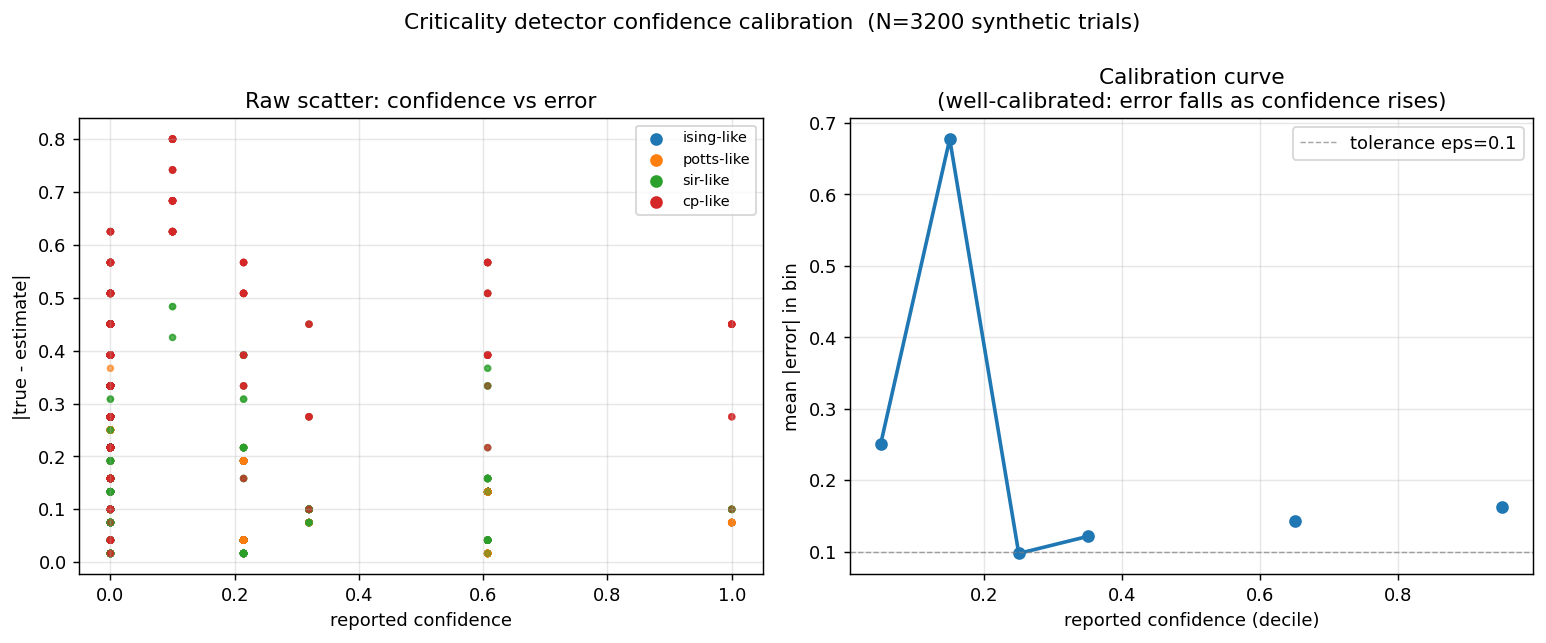

Write Python code to recreate this figure.
"""Calibrate the confidence score of the criticality detector.

Generates N synthetic multi-scale C sweeps with known T_c, runs the detector,
and measures whether reported confidence correlates with actual estimation
error. Produces a calibration curve: does "confidence 0.8" actually mean
"80 percent chance of being within epsilon"?

Synthetic model for C(T; pool):
  C(T) = A * exp(-((T - T_c)/sigma)^2) * f(pool) + noise
where f(pool) gives a scale-dependent amplitude and noise models seed
variance. Four shape variants are included to stress-test the detector:

  'ising-like'  : symmetric Gaussian, amplitudes grow with pool (scale-invariant)
  'potts-like'  : symmetric Gaussian, amplitudes roughly equal across pools
  'sir-like'    : asymmetric shoulder (sharp rise, slow decay), low amplitude
  'cp-like'     : rising plateau (supercritical phase remains high) -- the
                  pathology we just identified on real CP data
"""
import sys, os
sys.path.insert(0, os.path.dirname(__file__))
import numpy as np
import matplotlib.pyplot as plt
from criticality_detector import estimate_critical

POOLS = (1, 2, 4, 8)


def synthetic_sweep(shape, T_c, n_points=9, T_range=(None, None),
                    noise=0.02, seed=0):
    """Return rows list suitable for estimate_critical()."""
    rng = np.random.default_rng(seed)
    lo, hi = T_range
    if lo is None: lo = T_c - 0.6
    if hi is None: hi = T_c + 0.8
    Ts = np.linspace(lo, hi, n_points)
    rows = []
    for T in Ts:
        dx = T - T_c
        if shape == 'ising-like':
            # symmetric gaussian, amplitudes grow with pool (scale-invariant)
            amps = {1: 0.6, 2: 0.7, 4: 0.8, 8: 0.9}
            sigma = 0.2
            Cs = {p: amps[p] * np.exp(-(dx/sigma)**2) for p in POOLS}
        elif shape == 'potts-like':
            amps = {1: 0.5, 2: 0.45, 4: 0.40, 8: 0.35}
            sigma = 0.15
            Cs = {p: amps[p] * np.exp(-(dx/sigma)**2) for p in POOLS}
        elif shape == 'sir-like':
            # asymmetric: sharp rise, exponential decay on the supercritical side
            sigma_l, sigma_r = 0.05, 0.35
            amps = {1: 0.08, 2: 0.07, 4: 0.05, 8: 0.03}
            shape_f = np.where(dx < 0,
                                np.exp(-(dx/sigma_l)**2),
                                np.exp(-dx/sigma_r))
            Cs = {p: amps[p] * shape_f for p in POOLS}
        elif shape == 'cp-like':
            # rising plateau: critical point is INFLECTION, not peak
            # C stays near plateau for all T >= T_c
            plateau = {1: 0.6, 2: 0.55, 4: 0.50, 8: 0.48}
            rise = 1.0 / (1.0 + np.exp(-10 * (T - T_c + 0.05)))  # sigmoid
            Cs = {p: plateau[p] * rise for p in POOLS}
        else:
            raise ValueError(shape)

        row = {'param': float(T)}
        for p in POOLS:
            v = float(Cs[p]) + rng.normal(0, noise)
            row[f'C_{p}'] = max(0.0, v)
        rows.append(row)
    return rows


def run_calibration(N=200, noise_levels=(0.01, 0.03, 0.06, 0.10),
                    shapes=('ising-like', 'potts-like', 'sir-like', 'cp-like')):
    results = []
    for shape in shapes:
        for noise in noise_levels:
            for trial in range(N):
                T_c = np.random.uniform(1.0, 3.0)
                rows = synthetic_sweep(shape, T_c, noise=noise, seed=trial)
                r = estimate_critical(rows, true_value=T_c)
                results.append({
                    'shape': shape,
                    'noise': noise,
                    'confidence': r['confidence'],
                    'abs_error': abs(r['error_consensus']),
                    'edge_hit': r['edge_hit'],
                })
    return results


def summarise(results):
    import collections
    # Group by confidence decile, measure mean/median abs error
    confs = np.array([r['confidence'] for r in results])
    errs  = np.array([r['abs_error']  for r in results])
    print(f"\n{'conf bin':>12}  {'n':>5}  {'mean |err|':>12}  {'median |err|':>14}  {'P(|err|<0.1)':>14}")
    print("-" * 70)
    edges = np.linspace(0, 1, 11)
    for i in range(10):
        lo, hi = edges[i], edges[i+1]
        mask = (confs >= lo) & (confs < hi + (1e-9 if i==9 else 0))
        if mask.sum() == 0:
            print(f"  [{lo:.1f},{hi:.1f})  -- empty --")
            continue
        e = errs[mask]
        print(f"  [{lo:.1f},{hi:.1f})  {mask.sum():>5d}  {e.mean():>12.4f}  {np.median(e):>14.4f}  {(e<0.1).mean():>14.2%}")

    # Per-shape summary
    shapes = sorted({r['shape'] for r in results})
    print(f"\n{'shape':>14}  {'mean conf':>10}  {'mean |err|':>12}  {'P(|err|<0.1)':>14}")
    print("-" * 60)
    for s in shapes:
        e = np.array([r['abs_error'] for r in results if r['shape'] == s])
        c = np.array([r['confidence']  for r in results if r['shape'] == s])
        print(f"  {s:>12}  {c.mean():>10.3f}  {e.mean():>12.4f}  {(e<0.1).mean():>14.2%}")


def plot_calibration(results, outfile):
    import matplotlib.pyplot as plt
    fig, axes = plt.subplots(1, 2, figsize=(12, 5))
    confs = np.array([r['confidence'] for r in results])
    errs  = np.array([r['abs_error']  for r in results])
    shapes = [r['shape'] for r in results]
    palette = {'ising-like':'tab:blue','potts-like':'tab:orange',
               'sir-like':'tab:green','cp-like':'tab:red'}
    colors = [palette[s] for s in shapes]
    axes[0].scatter(confs, errs, c=colors, alpha=0.4, s=10)
    axes[0].set_xlabel('reported confidence')
    axes[0].set_ylabel('|true - estimate|')
    axes[0].set_title('Raw scatter: confidence vs error')
    axes[0].grid(alpha=0.3)
    for s, c in palette.items():
        axes[0].scatter([], [], c=c, label=s)
    axes[0].legend(fontsize=8)

    # Calibration curve: mean error in each confidence decile
    edges = np.linspace(0, 1, 11)
    centers = 0.5 * (edges[:-1] + edges[1:])
    mean_err = []
    for i in range(10):
        lo, hi = edges[i], edges[i+1]
        mask = (confs >= lo) & (confs < hi + (1e-9 if i==9 else 0))
        mean_err.append(errs[mask].mean() if mask.sum() > 0 else np.nan)
    axes[1].plot(centers, mean_err, marker='o', lw=2)
    axes[1].axhline(0.1, color='gray', ls='--', lw=0.8, alpha=0.7, label='tolerance eps=0.1')
    axes[1].set_xlabel('reported confidence (decile)')
    axes[1].set_ylabel('mean |error| in bin')
    axes[1].set_title('Calibration curve\n(well-calibrated: error falls as confidence rises)')
    axes[1].grid(alpha=0.3); axes[1].legend()

    plt.suptitle(f'Criticality detector confidence calibration  (N={len(results)} synthetic trials)')
    plt.tight_layout()
    plt.savefig(outfile, dpi=130, bbox_inches='tight')
    print(f'Saved: {outfile}')


if __name__ == '__main__':
    results = run_calibration(N=200)
    summarise(results)
    out = os.path.join(os.path.dirname(__file__), 'detector_calibration.png')
    plot_calibration(results, out)
